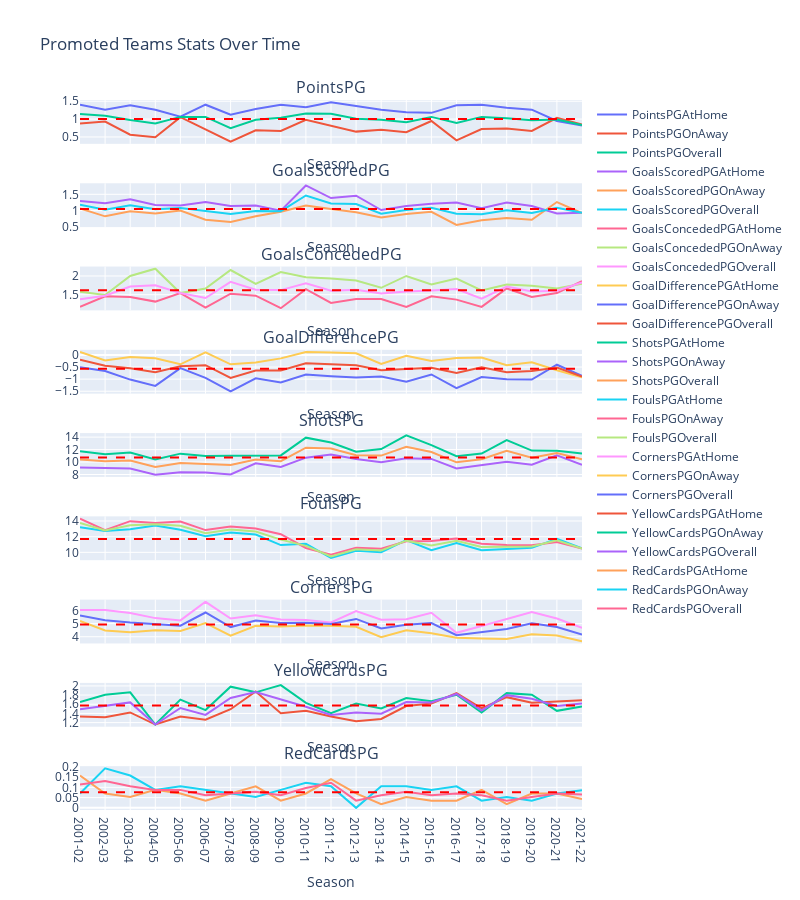

Write notebook code for a chart like this one.
### Markdown cell above
So, for each promoted team and season we will use a random value between the mean +/- the standard deviation of said column for all the promoted teams in that season to fill in the missing values.

First though we should check if there is any patterns over time, e.g. if promoted teams teams 20 years ago scored less than they do now.

### Code cell
fig = make_subplots(9,1, shared_xaxes=True, subplot_titles=("PointsPG", "GoalsScoredPG", "GoalsConcededPG", "GoalDifferencePG", "ShotsPG", "FoulsPG", "CornersPG", "YellowCardsPG", "RedCardsPG"))
fig.add_trace(go.Scatter(x = promoted_teams_2.groupby("Season")["TeamPointsPGAtHome"].mean().index.astype(str), y = promoted_teams_2.groupby("Season")["TeamPointsPGAtHome"].mean().values, name = "PointsPGAtHome"), row = 1, col = 1)
fig.add_trace(go.Scatter(x = promoted_teams_2.groupby("Season")["TeamPointsPGOnAway"].mean().index.astype(str), y = promoted_teams_2.groupby("Season")["TeamPointsPGOnAway"].mean().values, name = "PointsPGOnAway"), row = 1, col = 1)
fig.add_trace(go.Scatter(x = promoted_teams_2.groupby("Season")["TeamPointsPGOverall"].mean().index.astype(str), y = promoted_teams_2.groupby("Season")["TeamPointsPGOverall"].mean().values, name = "PointsPGOverall"), row = 1, col = 1)
fig.add_hline(y = promoted_teams_2.groupby("Season")["TeamPointsPGOverall"].mean().values.mean(), line_dash="dash", line_color="red", row = 1, col = 1)

fig.add_trace(go.Scatter(x = promoted_teams_2.groupby("Season")["TeamGoalsScoredPGAtHome"].mean().index.astype(str), y = promoted_teams_2.groupby("Season")["TeamGoalsScoredPGAtHome"].mean().values, name = "GoalsScoredPGAtHome"), row = 2, col = 1)
fig.add_trace(go.Scatter(x = promoted_teams_2.groupby("Season")["TeamGoalsScoredPGOnAway"].mean().index.astype(str), y = promoted_teams_2.groupby("Season")["TeamGoalsScoredPGOnAway"].mean().values, name = "GoalsScoredPGOnAway"), row = 2, col = 1)
fig.add_trace(go.Scatter(x = promoted_teams_2.groupby("Season")["TeamGoalsScoredPGOverall"].mean().index.astype(str), y = promoted_teams_2.groupby("Season")["TeamGoalsScoredPGOverall"].mean().values, name = "GoalsScoredPGOverall"), row = 2, col = 1)
fig.add_hline(y=promoted_teams_2.groupby("Season")["TeamGoalsScoredPGOverall"].mean().values.mean(), line_dash="dash", line_color="red", row = 2, col = 1)

fig.add_trace(go.Scatter(x = promoted_teams_2.groupby("Season")["TeamGoalsConcededPGAtHome"].mean().index.astype(str), y = promoted_teams_2.groupby("Season")["TeamGoalsConcededPGAtHome"].mean().values, name = "GoalsConcededPGAtHome"), row = 3, col = 1)
fig.add_trace(go.Scatter(x = promoted_teams_2.groupby("Season")["TeamGoalsConcededPGOnAway"].mean().index.astype(str), y = promoted_teams_2.groupby("Season")["TeamGoalsConcededPGOnAway"].mean().values, name = "GoalsConcededPGOnAway"), row = 3, col = 1)
fig.add_trace(go.Scatter(x = promoted_teams_2.groupby("Season")["TeamGoalsConcededPGOverall"].mean().index.astype(str), y = promoted_teams_2.groupby("Season")["TeamGoalsConcededPGOverall"].mean().values, name = "GoalsConcededPGOverall"), row = 3, col = 1)
fig.add_hline(y=promoted_teams_2.groupby("Season")["TeamGoalsConcededPGOverall"].mean().values.mean(), line_dash="dash", line_color="red", row = 3, col = 1)

fig.add_trace(go.Scatter(x = promoted_teams_2.groupby("Season")["TeamGoalDifferencePGAtHome"].mean().index.astype(str), y = promoted_teams_2.groupby("Season")["TeamGoalDifferencePGAtHome"].mean().values, name = "GoalDifferencePGAtHome"), row = 4, col = 1)
fig.add_trace(go.Scatter(x = promoted_teams_2.groupby("Season")["TeamGoalDifferencePGOnAway"].mean().index.astype(str), y = promoted_teams_2.groupby("Season")["TeamGoalDifferencePGOnAway"].mean().values, name = "GoalDifferencePGOnAway"), row = 4, col = 1)
fig.add_trace(go.Scatter(x = promoted_teams_2.groupby("Season")["TeamGoalDifferencePGOverall"].mean().index.astype(str), y = promoted_teams_2.groupby("Season")["TeamGoalDifferencePGOverall"].mean().values, name = "GoalDifferencePGOverall"), row = 4, col = 1)
fig.add_hline(y=promoted_teams_2.groupby("Season")["TeamGoalDifferencePGOverall"].mean().values.mean(), line_dash="dash", line_color="red", row = 4, col = 1)

fig.add_trace(go.Scatter(x = promoted_teams_2.groupby("Season")["TeamShotsPGAtHome"].mean().index.astype(str), y = promoted_teams_2.groupby("Season")["TeamShotsPGAtHome"].mean().values, name = "ShotsPGAtHome"), row = 5, col = 1)
fig.add_trace(go.Scatter(x = promoted_teams_2.groupby("Season")["TeamShotsPGOnAway"].mean().index.astype(str), y = promoted_teams_2.groupby("Season")["TeamShotsPGOnAway"].mean().values, name = "ShotsPGOnAway"), row = 5, col = 1)
fig.add_trace(go.Scatter(x = promoted_teams_2.groupby("Season")["TeamShotsPGOverall"].mean().index.astype(str), y = promoted_teams_2.groupby("Season")["TeamShotsPGOverall"].mean().values, name = "ShotsPGOverall"), row = 5, col = 1)
fig.add_hline(y=promoted_teams_2.groupby("Season")["TeamShotsPGOverall"].mean().values.mean(), line_dash="dash", line_color="red", row = 5, col = 1)

fig.add_trace(go.Scatter(x = promoted_teams_2.groupby("Season")["TeamFoulsPGAtHome"].mean().index.astype(str), y = promoted_teams_2.groupby("Season")["TeamFoulsPGAtHome"].mean().values, name = "FoulsPGAtHome"), row = 6, col = 1)
fig.add_trace(go.Scatter(x = promoted_teams_2.groupby("Season")["TeamFoulsPGOnAway"].mean().index.astype(str), y = promoted_teams_2.groupby("Season")["TeamFoulsPGOnAway"].mean().values, name = "FoulsPGOnAway"), row = 6, col = 1)
fig.add_trace(go.Scatter(x = promoted_teams_2.groupby("Season")["TeamFoulsPGOverall"].mean().index.astype(str), y = promoted_teams_2.groupby("Season")["TeamFoulsPGOverall"].mean().values, name = "FoulsPGOverall"), row = 6, col = 1)
fig.add_hline(y=promoted_teams_2.groupby("Season")["TeamFoulsPGOverall"].mean().values.mean(), line_dash="dash", line_color="red", row = 6, col = 1)

fig.add_trace(go.Scatter(x = promoted_teams_2.groupby("Season")["TeamCornersPGAtHome"].mean().index.astype(str), y = promoted_teams_2.groupby("Season")["TeamCornersPGAtHome"].mean().values, name = "CornersPGAtHome"), row = 7, col = 1)
fig.add_trace(go.Scatter(x = promoted_teams_2.groupby("Season")["TeamCornersPGOnAway"].mean().index.astype(str), y = promoted_teams_2.groupby("Season")["TeamCornersPGOnAway"].mean().values, name = "CornersPGOnAway"), row = 7, col = 1)
fig.add_trace(go.Scatter(x = promoted_teams_2.groupby("Season")["TeamCornersPGOverall"].mean().index.astype(str), y = promoted_teams_2.groupby("Season")["TeamCornersPGOverall"].mean().values, name = "CornersPGOverall"), row = 7, col = 1)
fig.add_hline(y=promoted_teams_2.groupby("Season")["TeamCornersPGOverall"].mean().values.mean(), line_dash="dash", line_color="red", row = 7, col = 1)

fig.add_trace(go.Scatter(x = promoted_teams_2.groupby("Season")["TeamYellowCardsPGAtHome"].mean().index.astype(str), y = promoted_teams_2.groupby("Season")["TeamYellowCardsPGAtHome"].mean().values, name = "YellowCardsPGAtHome"), row = 8, col = 1)
fig.add_trace(go.Scatter(x = promoted_teams_2.groupby("Season")["TeamYellowCardsPGOnAway"].mean().index.astype(str), y = promoted_teams_2.groupby("Season")["TeamYellowCardsPGOnAway"].mean().values, name = "YellowCardsPGOnAway"), row = 8, col = 1)
fig.add_trace(go.Scatter(x = promoted_teams_2.groupby("Season")["TeamYellowCardsPGOverall"].mean().index.astype(str), y = promoted_teams_2.groupby("Season")["TeamYellowCardsPGOverall"].mean().values, name = "YellowCardsPGOverall"), row = 8, col = 1)
fig.add_hline(y=promoted_teams_2.groupby("Season")["TeamYellowCardsPGOverall"].mean().values.mean(), line_dash="dash", line_color="red", row = 8, col = 1)

fig.add_trace(go.Scatter(x = promoted_teams_2.groupby("Season")["TeamRedCardsPGAtHome"].mean().index.astype(str), y = promoted_teams_2.groupby("Season")["TeamRedCardsPGAtHome"].mean().values, name = "RedCardsPGAtHome"), row = 9, col = 1)
fig.add_trace(go.Scatter(x = promoted_teams_2.groupby("Season")["TeamRedCardsPGOnAway"].mean().index.astype(str), y = promoted_teams_2.groupby("Season")["TeamRedCardsPGOnAway"].mean().values, name = "RedCardsPGOnAway"), row = 9, col = 1)
fig.add_trace(go.Scatter(x = promoted_teams_2.groupby("Season")["TeamRedCardsPGOverall"].mean().index.astype(str), y = promoted_teams_2.groupby("Season")["TeamRedCardsPGOverall"].mean().values, name = "RedCardsPGOverall"), row = 9, col = 1)
fig.add_hline(y=promoted_teams_2.groupby("Season")["TeamRedCardsPGOverall"].mean().values.mean(), line_dash="dash", line_color="red", row = 9, col = 1)

fig.update_layout(height = 900, width = 800, title_text = "Promoted Teams Stats Over Time")
fig.update_xaxes(title_text = "Season", type='category')
fig.show()

### Figure 1 — Plotly figure (JSON) as saved in the notebook; plotly's stock layout.template omitted (floating-point values rounded to 4 significant figures)
{"data": [{"name": "PointsPGAtHome", "type": "scatter", "x": ["2001-02", "2002-03", "2003-04", "2004-05", "2005-06", "2006-07", "2007-08", "2008-09", "2009-10", "2010-11", "2011-12", "2012-13", "2013-14", "2014-15", "2015-16", "2016-17", "2017-18", "2018-19", "2019-20", "2020-21", "2021-22"], "xaxis": "x", "y": [1.404, 1.263, 1.386, 1.263, 1.07, 1.404, 1.123, 1.281, 1.404, 1.333, 1.474, 1.368, 1.263, 1.193, 1.175, 1.386, 1.404, 1.316, 1.263, 0.9474, 0.8222], "yaxis": "y"}, {"name": "PointsPGOnAway", "type": "scatter", "x": ["2001-02", "2002-03", "2003-04", "2004-05", "2005-06", "2006-07", "2007-08", "2008-09", "2009-10", "2010-11", "2011-12", "2012-13", "2013-14", "2014-15", "2015-16", "2016-17", "2017-18", "2018-19", "2019-20", "2020-21", "2021-22"], "xaxis": "x", "y": [0.8772, 0.9298, 0.5614, 0.4912, 1.053, 0.7193, 0.3684, 0.6842, 0.6667, 0.9825, 0.8246, 0.6491, 0.7018, 0.6316, 0.9474, 0.4035, 0.7193, 0.7368, 0.6667, 1.035, 0.8458], "yaxis": "y"}, {"name": "PointsPGOverall", "type": "scatter", "x": ["2001-02", "2002-03", "2003-04", "2004-05", "2005-06", "2006-07", "2007-08", "2008-09", "2009-10", "2010-11", "2011-12", "2012-13", "2013-14", "2014-15", "2015-16", "2016-17", "2017-18", "2018-19", "2019-20", "2020-21", "2021-22"], "xaxis": "x", "y": [1.14, 1.096, 0.9737, 0.8772, 1.061, 1.061, 0.7456, 0.9825, 1.035, 1.158, 1.149, 1.009, 0.9825, 0.9123, 1.061, 0.8947, 1.061, 1.026, 0.9649, 0.9912, 0.834], "yaxis": "y"}, {"name": "GoalsScoredPGAtHome", "type": "scatter", "x": ["2001-02", "2002-03", "2003-04", "2004-05", "2005-06", "2006-07", "2007-08", "2008-09", "2009-10", "2010-11", "2011-12", "2012-13", "2013-14", "2014-15", "2015-16", "2016-17", "2017-18", "2018-19", "2019-20", "2020-21", "2021-22"], "xaxis": "x2", "y": [1.298, 1.228, 1.351, 1.175, 1.158, 1.263, 1.14, 1.158, 1, 1.772, 1.386, 1.456, 1.018, 1.14, 1.211, 1.246, 1.07, 1.246, 1.14, 0.9123, 0.9361], "yaxis": "y2"}, {"name": "GoalsScoredPGOnAway", "type": "scatter", "x": ["2001-02", "2002-03", "2003-04", "2004-05", "2005-06", "2006-07", "2007-08", "2008-09", "2009-10", "2010-11", "2011-12", "2012-13", "2013-14", "2014-15", "2015-16", "2016-17", "2017-18", "2018-19", "2019-20", "2020-21", "2021-22"], "xaxis": "x2", "y": [1.07, 0.8246, 0.9825, 0.9123, 1, 0.7193, 0.6491, 0.8246, 0.9649, 1.158, 1.053, 0.9474, 0.7895, 0.8947, 0.9649, 0.5614, 0.7018, 0.7719, 0.7193, 1.263, 0.9278], "yaxis": "y2"}, {"name": "GoalsScoredPGOverall", "type": "scatter", "x": ["2001-02", "2002-03", "2003-04", "2004-05", "2005-06", "2006-07", "2007-08", "2008-09", "2009-10", "2010-11", "2011-12", "2012-13", "2013-14", "2014-15", "2015-16", "2016-17", "2017-18", "2018-19", "2019-20", "2020-21", "2021-22"], "xaxis": "x2", "y": [1.184, 1.026, 1.167, 1.044, 1.079, 0.9912, 0.8947, 0.9912, 0.9825, 1.465, 1.219, 1.202, 0.9035, 1.018, 1.088, 0.9035, 0.886, 1.009, 0.9298, 1.088, 0.9319], "yaxis": "y2"}, {"name": "GoalsConcededPGAtHome", "type": "scatter", "x": ["2001-02", "2002-03", "2003-04", "2004-05", "2005-06", "2006-07", "2007-08", "2008-09", "2009-10", "2010-11", "2011-12", "2012-13", "2013-14", "2014-15", "2015-16", "2016-17", "2017-18", "2018-19", "2019-20", "2020-21", "2021-22"], "xaxis": "x3", "y": [1.175, 1.456, 1.439, 1.316, 1.544, 1.158, 1.526, 1.474, 1.14, 1.649, 1.281, 1.386, 1.386, 1.175, 1.456, 1.368, 1.175, 1.667, 1.439, 1.544, 1.864], "yaxis": "y3"}, {"name": "GoalsConcededPGOnAway", "type": "scatter", "x": ["2001-02", "2002-03", "2003-04", "2004-05", "2005-06", "2006-07", "2007-08", "2008-09", "2009-10", "2010-11", "2011-12", "2012-13", "2013-14", "2014-15", "2015-16", "2016-17", "2017-18", "2018-19", "2019-20", "2020-21", "2021-22"], "xaxis": "x3", "y": [1.579, 1.491, 2, 2.193, 1.544, 1.667, 2.158, 1.789, 2.105, 1.965, 1.93, 1.877, 1.684, 2, 1.772, 1.93, 1.614, 1.772, 1.737, 1.667, 1.794], "yaxis": "y3"}, {"name": "GoalsConcededPGOverall", "type": "scatter", "x": ["2001-02", "2002-03", "2003-04", "2004-05", "2005-06", "2006-07", "2007-08", "2008-09", "2009-10", "2010-11", "2011-12", "2012-13", "2013-14", "2014-15", "2015-16", "2016-17", "2017-18", "2018-19", "2019-20", "2020-21", "2021-22"], "xaxis": "x3", "y": [1.377, 1.474, 1.719, 1.754, 1.544, 1.412, 1.842, 1.632, 1.623, 1.807, 1.605, 1.632, 1.535, 1.588, 1.614, 1.649, 1.395, 1.719, 1.588, 1.605, 1.829], "yaxis": "y3"}, {"name": "GoalDifferencePGAtHome", "type": "scatter", "x": ["2001-02", "2002-03", "2003-04", "2004-05", "2005-06", "2006-07", "2007-08", "2008-09", "2009-10", "2010-11", "2011-12", "2012-13", "2013-14", "2014-15", "2015-16", "2016-17", "2017-18", "2018-19", "2019-20", "2020-21", "2021-22"], "xaxis": "x4", "y": [0.1228, -0.2281, -0.08772, -0.1404, -0.386, 0.1053, -0.386, -0.3158, -0.1404, 0.1228, 0.1053, 0.07018, -0.3684, -0.03509, -0.2456, -0.1228, -0.1053, -0.4211, -0.2982, -0.6316, -0.9278], "yaxis": "y4"}, {"name": "GoalDifferencePGOnAway", "type": "scatter", "x": ["2001-02", "2002-03", "2003-04", "2004-05", "2005-06", "2006-07", "2007-08", "2008-09", "2009-10", "2010-11", "2011-12", "2012-13", "2013-14", "2014-15", "2015-16", "2016-17", "2017-18", "2018-19", "2019-20", "2020-21", "2021-22"], "xaxis": "x4", "y": [-0.5088, -0.6667, -1.018, -1.281, -0.5439, -0.9474, -1.509, -0.9649, -1.14, -0.807, -0.8772, -0.9298, -0.8947, -1.105, -0.807, -1.368, -0.9123, -1, -1.018, -0.4035, -0.8667], "yaxis": "y4"}, {"name": "GoalDifferencePGOverall", "type": "scatter", "x": ["2001-02", "2002-03", "2003-04", "2004-05", "2005-06", "2006-07", "2007-08", "2008-09", "2009-10", "2010-11", "2011-12", "2012-13", "2013-14", "2014-15", "2015-16", "2016-17", "2017-18", "2018-19", "2019-20", "2020-21", "2021-22"], "xaxis": "x4", "y": [-0.193, -0.4474, -0.5526, -0.7105, -0.4649, -0.4211, -0.9474, -0.6404, -0.6404, -0.3421, -0.386, -0.4298, -0.6316, -0.5702, -0.5263, -0.7456, -0.5088, -0.7105, -0.6579, -0.5175, -0.8972], "yaxis": "y4"}, {"name": "ShotsPGAtHome", "type": "scatter", "x": ["2001-02", "2002-03", "2003-04", "2004-05", "2005-06", "2006-07", "2007-08", "2008-09", "2009-10", "2010-11", "2011-12", "2012-13", "2013-14", "2014-15", "2015-16", "2016-17", "2017-18", "2018-19", "2019-20", "2020-21", "2021-22"], "xaxis": "x5", "y": [11.72, 11.25, 11.53, 10.42, 11.35, 10.96, 11.02, 11, 11.07, 13.91, 13.14, 11.67, 12.09, 14.3, 12.72, 10.93, 11.37, 13.53, 11.84, 11.81, 11.36], "yaxis": "y5"}, {"name": "ShotsPGOnAway", "type": "scatter", "x": ["2001-02", "2002-03", "2003-04", "2004-05", "2005-06", "2006-07", "2007-08", "2008-09", "2009-10", "2010-11", "2011-12", "2012-13", "2013-14", "2014-15", "2015-16", "2016-17", "2017-18", "2018-19", "2019-20", "2020-21", "2021-22"], "xaxis": "x5", "y": [9.105, 9.018, 8.947, 7.965, 8.368, 8.316, 8.018, 9.807, 9.211, 10.7, 11.21, 10.49, 9.982, 10.6, 10.51, 8.982, 9.544, 10.05, 9.579, 11.07, 9.572], "yaxis": "y5"}, {"name": "ShotsPGOverall", "type": "scatter", "x": ["2001-02", "2002-03", "2003-04", "2004-05", "2005-06", "2006-07", "2007-08", "2008-09", "2009-10", "2010-11", "2011-12", "2012-13", "2013-14", "2014-15", "2015-16", "2016-17", "2017-18", "2018-19", "2019-20", "2020-21", "2021-22"], "xaxis": "x5", "y": [10.41, 10.13, 10.24, 9.193, 9.86, 9.64, 9.518, 10.4, 10.14, 12.31, 12.18, 11.08, 11.04, 12.45, 11.61, 9.956, 10.46, 11.79, 10.71, 11.44, 10.46], "yaxis": "y5"}, {"name": "FoulsPGAtHome", "type": "scatter", "x": ["2001-02", "2002-03", "2003-04", "2004-05", "2005-06", "2006-07", "2007-08", "2008-09", "2009-10", "2010-11", "2011-12", "2012-13", "2013-14", "2014-15", "2015-16", "2016-17", "2017-18", "2018-19", "2019-20", "2020-21", "2021-22"], "xaxis": "x6", "y": [13.19, 12.74, 12.95, 13.44, 12.88, 12.05, 12.53, 12.28, 10.93, 11.09, 9.281, 10.21, 10.02, 11.56, 10.28, 11.18, 10.26, 10.39, 10.58, 11.74, 10.5], "yaxis": "y6"}, {"name": "FoulsPGOnAway", "type": "scatter", "x": ["2001-02", "2002-03", "2003-04", "2004-05", "2005-06", "2006-07", "2007-08", "2008-09", "2009-10", "2010-11", "2011-12", "2012-13", "2013-14", "2014-15", "2015-16", "2016-17", "2017-18", "2018-19", "2019-20", "2020-21", "2021-22"], "xaxis": "x6", "y": [14.32, 12.82, 13.98, 13.74, 13.93, 12.84, 13.32, 13.04, 12.32, 10.56, 9.702, 10.6, 10.46, 11.42, 11.46, 11.75, 11.11, 10.95, 10.89, 11.33, 10.49], "yaxis": "y6"}, {"name": "FoulsPGOverall", "type": "scatter", "x": ["2001-02", "2002-03", "2003-04", "2004-05", "2005-06", "2006-07", "2007-08", "2008-09", "2009-10", "2010-11", "2011-12", "2012-13", "2013-14", "2014-15", "2015-16", "2016-17", "2017-18", "2018-19", "2019-20", "2020-21", "2021-22"], "xaxis": "x6", "y": [13.75, 12.78, 13.46, 13.59, 13.4, 12.45, 12.92, 12.66, 11.62, 10.82, 9.491, 10.4, 10.24, 11.49, 10.87, 11.46, 10.68, 10.67, 10.74, 11.54, 10.5], "yaxis": "y6"}, {"name": "CornersPGAtHome", "type": "scatter", "x": ["2001-02", "2002-03", "2003-04", "2004-05", "2005-06", "2006-07", "2007-08", "2008-09", "2009-10", "2010-11", "2011-12", "2012-13", "2013-14", "2014-15", "2015-16", "2016-17", "2017-18", "2018-19", "2019-20", "2020-21", "2021-22"], "xaxis": "x7", "y": [6.035, 6.035, 5.807, 5.421, 5.246, 6.667, 5.386, 5.632, 5.316, 5.281, 5.088, 5.965, 5.298, 5.333, 5.825, 4.298, 4.825, 5.368, 5.877, 5.386, 4.674], "yaxis": "y7"}, {"name": "CornersPGOnAway", "type": "scatter", "x": ["2001-02", "2002-03", "2003-04", "2004-05", "2005-06", "2006-07", "2007-08", "2008-09", "2009-10", "2010-11", "2011-12", "2012-13", "2013-14", "2014-15", "2015-16", "2016-17", "2017-18", "2018-19", "2019-20", "2020-21", "2021-22"], "xaxis": "x7", "y": [5.211, 4.474, 4.351, 4.491, 4.439, 5.035, 4.088, 4.842, 4.772, 4.86, 4.842, 4.754, 3.965, 4.491, 4.263, 3.93, 3.86, 3.825, 4.193, 4.088, 3.653], "yaxis": "y7"}, {"name": "CornersPGOverall", "type": "scatter", "x": ["2001-02", "2002-03", "2003-04", "2004-05", "2005-06", "2006-07", "2007-08", "2008-09", "2009-10", "2010-11", "2011-12", "2012-13", "2013-14", "2014-15", "2015-16", "2016-17", "2017-18", "2018-19", "2019-20", "2020-21", "2021-22"], "xaxis": "x7", "y": [5.623, 5.254, 5.079, 4.956, 4.842, 5.851, 4.737, 5.237, 5.044, 5.07, 4.965, 5.36, 4.632, 4.912, 5.044, 4.114, 4.342, 4.596, 5.035, 4.737, 4.163], "yaxis": "y7"}, {"name": "YellowCardsPGAtHome", "type": "scatter", "x": ["2001-02", "2002-03", "2003-04", "2004-05", "2005-06", "2006-07", "2007-08", "2008-09", "2009-10", "2010-11", "2011-12", "2012-13", "2013-14", "2014-15", "2015-16", "2016-17", "2017-18", "2018-19", "2019-20", "2020-21", "2021-22"], "xaxis": "x8", "y": [1.333, 1.316, 1.421, 1.158, 1.333, 1.263, 1.491, 1.877, 1.404, 1.456, 1.333, 1.228, 1.281, 1.561, 1.614, 1.842, 1.509, 1.754, 1.632, 1.667, 1.686], "yaxis": "y8"}, {"name": "YellowCardsPGOnAway", "type": "scatter", "x": ["2001-02", "2002-03", "2003-04", "2004-05", "2005-06", "2006-07", "2007-08", "2008-09", "2009-10", "2010-11", "2011-12", "2012-13", "2013-14", "2014-15", "2015-16", "2016-17", "2017-18", "2018-19", "2019-20", "2020-21", "2021-22"], "xaxis": "x8", "y": [1.649, 1.807, 1.86, 1.158, 1.702, 1.474, 1.982, 1.86, 2.018, 1.632, 1.404, 1.614, 1.509, 1.737, 1.667, 1.807, 1.421, 1.842, 1.807, 1.456, 1.551], "yaxis": "y8"}, {"name": "YellowCardsPGOverall", "type": "scatter", "x": ["2001-02", "2002-03", "2003-04", "2004-05", "2005-06", "2006-07", "2007-08", "2008-09", "2009-10", "2010-11", "2011-12", "2012-13", "2013-14", "2014-15", "2015-16", "2016-17", "2017-18", "2018-19", "2019-20", "2020-21", "2021-22"], "xaxis": "x8", "y": [1.491, 1.561, 1.64, 1.158, 1.518, 1.368, 1.737, 1.868, 1.711, 1.544, 1.368, 1.421, 1.395, 1.649, 1.64, 1.825, 1.465, 1.798, 1.719, 1.561, 1.619], "yaxis": "y8"}, {"name": "RedCardsPGAtHome", "type": "scatter", "x": ["2001-02", "2002-03", "2003-04", "2004-05", "2005-06", "2006-07", "2007-08", "2008-09", "2009-10", "2010-11", "2011-12", "2012-13", "2013-14", "2014-15", "2015-16", "2016-17", "2017-18", "2018-19", "2019-20", "2020-21", "2021-22"], "xaxis": "x9", "y": [0.1579, 0.07018, 0.05263, 0.08772, 0.07018, 0.03509, 0.07018, 0.1053, 0.03509, 0.07018, 0.1404, 0.07018, 0.01754, 0.05263, 0.03509, 0.03509, 0.08772, 0.01754, 0.07018, 0.07018, 0.04306], "yaxis": "y9"}, {"name": "RedCardsPGOnAway", "type": "scatter", "x": ["2001-02", "2002-03", "2003-04", "2004-05", "2005-06", "2006-07", "2007-08", "2008-09", "2009-10", "2010-11", "2011-12", "2012-13", "2013-14", "2014-15", "2015-16", "2016-17", "2017-18", "2018-19", "2019-20", "2020-21", "2021-22"], "xaxis": "x9", "y": [0.07018, 0.193, 0.1579, 0.08772, 0.1053, 0.08772, 0.07018, 0.05263, 0.08772, 0.1228, 0.1053, 0, 0.1053, 0.1053, 0.08772, 0.1053, 0.03509, 0.05263, 0.03509, 0.07018, 0.08611], "yaxis": "y9"}, {"name": "RedCardsPGOverall", "type": "scatter", "x": ["2001-02", "2002-03", "2003-04", "2004-05", "2005-06", "2006-07", "2007-08", "2008-09", "2009-10", "2010-11", "2011-12", "2012-13", "2013-14", "2014-15", "2015-16", "2016-17", "2017-18", "2018-19", "2019-20", "2020-21", "2021-22"], "xaxis": "x9", "y": [0.114, 0.1316, 0.1053, 0.08772, 0.08772, 0.0614, 0.07018, 0.07895, 0.0614, 0.09649, 0.1228, 0.03509, 0.0614, 0.07895, 0.0614, 0.07018, 0.0614, 0.03509, 0.05263, 0.07018, 0.06458], "yaxis": "y9"}], "layout": {"annotations": [{"font": {"size": 16}, "showarrow": false, "text": "PointsPG", "x": 0.5, "xanchor": "center", "xref": "paper", "y": 1, "yanchor": "bottom", "yref": "paper"}, {"font": {"size": 16}, "showarrow": false, "text": "GoalsScoredPG", "x": 0.5, "xanchor": "center", "xref": "paper", "y": 0.8827, "yanchor": "bottom", "yref": "paper"}, {"font": {"size": 16}, "showarrow": false, "text": "GoalsConcededPG", "x": 0.5, "xanchor": "center", "xref": "paper", "y": 0.7654, "yanchor": "bottom", "yref": "paper"}, {"font": {"size": 16}, "showarrow": false, "text": "GoalDifferencePG", "x": 0.5, "xanchor": "center", "xref": "paper", "y": 0.6481, "yanchor": "bottom", "yref": "paper"}, {"font": {"size": 16}, "showarrow": false, "text": "ShotsPG", "x": 0.5, "xanchor": "center", "xref": "paper", "y": 0.5309, "yanchor": "bottom", "yref": "paper"}, {"font": {"size": 16}, "showarrow": false, "text": "FoulsPG", "x": 0.5, "xanchor": "center", "xref": "paper", "y": 0.4136, "yanchor": "bottom", "yref": "paper"}, {"font": {"size": 16}, "showarrow": false, "text": "CornersPG", "x": 0.5, "xanchor": "center", "xref": "paper", "y": 0.2963, "yanchor": "bottom", "yref": "paper"}, {"font": {"size": 16}, "showarrow": false, "text": "YellowCardsPG", "x": 0.5, "xanchor": "center", "xref": "paper", "y": 0.179, "yanchor": "bottom", "yref": "paper"}, {"font": {"size": 16}, "showarrow": false, "text": "RedCardsPG", "x": 0.5, "xanchor": "center", "xref": "paper", "y": 0.06173, "yanchor": "bottom", "yref": "paper"}], "height": 900, "shapes": [{"line": {"color": "red", "dash": "dash"}, "type": "line", "x0": 0, "x1": 1, "xref": "x domain", "y0": 1.001, "y1": 1.001, "yref": "y"}, {"line": {"color": "red", "dash": "dash"}, "type": "line", "x0": 0, "x1": 1, "xref": "x2 domain", "y0": 1.048, "y1": 1.048, "yref": "y2"}, {"line": {"color": "red", "dash": "dash"}, "type": "line", "x0": 0, "x1": 1, "xref": "x3 domain", "y0": 1.616, "y1": 1.616, "yref": "y3"}, {"line": {"color": "red", "dash": "dash"}, "type": "line", "x0": 0, "x1": 1, "xref": "x4 domain", "y0": -0.5686, "y1": -0.5686, "yref": "y4"}, {"line": {"color": "red", "dash": "dash"}, "type": "line", "x0": 0, "x1": 1, "xref": "x5 domain", "y0": 10.71, "y1": 10.71, "yref": "y5"}, {"line": {"color": "red", "dash": "dash"}, "type": "line", "x0": 0, "x1": 1, "xref": "x6 domain", "y0": 11.69, "y1": 11.69, "yref": "y6"}, {"line": {"color": "red", "dash": "dash"}, "type": "line", "x0": 0, "x1": 1, "xref": "x7 domain", "y0": 4.933, "y1": 4.933, "yref": "y7"}, {"line": {"color": "red", "dash": "dash"}, "type": "line", "x0": 0, "x1": 1, "xref": "x8 domain", "y0": 1.574, "y1": 1.574, "yref": "y8"}, {"line": {"color": "red", "dash": "dash"}, "type": "line", "x0": 0, "x1": 1, "xref": "x9 domain", "y0": 0.07659, "y1": 0.07659, "yref": "y9"}], "title": {"text": "Promoted Teams Stats Over Time"}, "width": 800, "xaxis": {"anchor": "y", "domain": [0, 1], "matches": "x9", "showticklabels": false, "title": {"text": "Season"}, "type": "category"}, "xaxis2": {"anchor": "y2", "domain": [0, 1], "matches": "x9", "showticklabels": false, "title": {"text": "Season"}, "type": "category"}, "xaxis3": {"anchor": "y3", "domain": [0, 1], "matches": "x9", "showticklabels": false, "title": {"text": "Season"}, "type": "category"}, "xaxis4": {"anchor": "y4", "domain": [0, 1], "matches": "x9", "showticklabels": false, "title": {"text": "Season"}, "type": "category"}, "xaxis5": {"anchor": "y5", "domain": [0, 1], "matches": "x9", "showticklabels": false, "title": {"text": "Season"}, "type": "category"}, "xaxis6": {"anchor": "y6", "domain": [0, 1], "matches": "x9", "showticklabels": false, "title": {"text": "Season"}, "type": "category"}, "xaxis7": {"anchor": "y7", "domain": [0, 1], "matches": "x9", "showticklabels": false, "title": {"text": "Season"}, "type": "category"}, "xaxis8": {"anchor": "y8", "domain": [0, 1], "matches": "x9", "showticklabels": false, "title": {"text": "Season"}, "type": "category"}, "xaxis9": {"anchor": "y9", "domain": [0, 1], "title": {"text": "Season"}, "type": "category"}, "yaxis": {"anchor": "x", "domain": [0.9383, 1]}, "yaxis2": {"anchor": "x2", "domain": [0.821, 0.8827]}, "yaxis3": {"anchor": "x3", "domain": [0.7037, 0.7654]}, "yaxis4": {"anchor": "x4", "domain": [0.5864, 0.6481]}, "yaxis5": {"anchor": "x5", "domain": [0.4691, 0.5309]}, "yaxis6": {"anchor": "x6", "domain": [0.3519, 0.4136]}, "yaxis7": {"anchor": "x7", "domain": [0.2346, 0.2963]}, "yaxis8": {"anchor": "x8", "domain": [0.1173, 0.179]}, "yaxis9": {"anchor": "x9", "domain": [0, 0.06173]}}}
